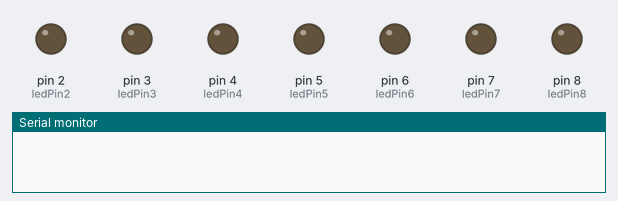
Recording of a sketch running on a simulated Arduino Uno, built with avr-gcc and run on an emulated ATmega328P. Shown: output pins drawn as LEDs (lit = HIGH), the last lines printed to the serial monitor.

Above: at 0.1 s.
At 3.1 s:
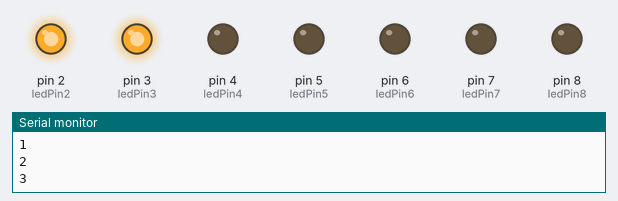
At 7.1 s:
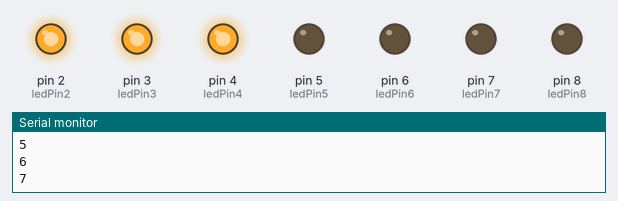
At 15.1 s:
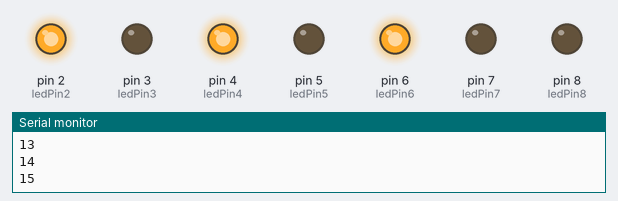
At 23.1 s:
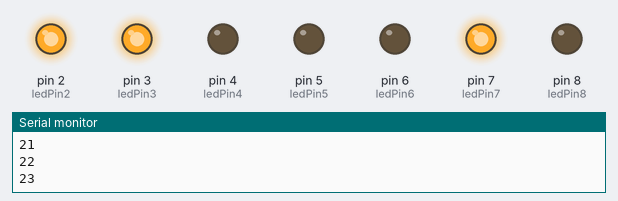
At 31.1 s:
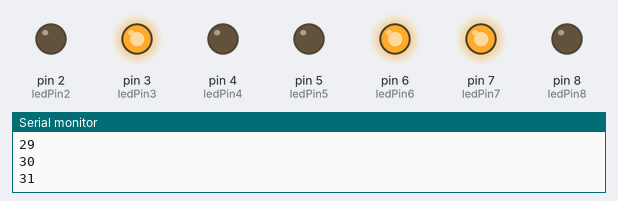
Timing chart, 0 to 40.0 s (numbered marks = the images above):
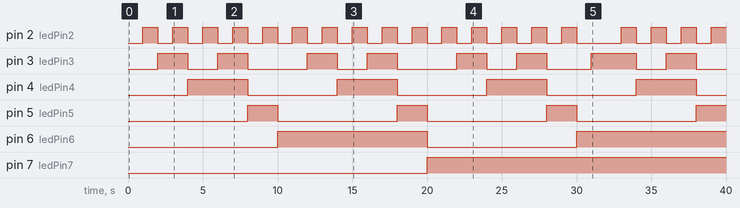

Measured:
- by itself, pin 2 (ledPin2): goes 14 × (HIGH 1.0 s, LOW 1.0 s), HIGH 1.0 s, LOW 3.0 s, 3 × (HIGH 1.0 s, LOW 1.0 s), then HIGH
- by itself, pin 3 (ledPin3): LOW → HIGH at 2.0 s, → LOW 2.0 s later, → HIGH 2.0 s later, → LOW 2.0 s later, … (16 changes in this stretch)
- by itself, pin 4 (ledPin4): alternates HIGH for 4.0 s and LOW for 6.0 s
- by itself, pin 5 (ledPin5): alternates HIGH for 2.0 s and LOW for 8.0 s
- by itself, pin 6 (ledPin6): LOW → HIGH at 10.0 s, → LOW 10.0 s later, → HIGH 10.0 s later
- by itself, pin 7 (ledPin7): LOW → HIGH at 20.0 s

The sketch:

binary-seconds.ino
```cpp
const int ledPin2 = 2;
const int ledPin3 = 3;
const int ledPin4 = 4;
const int ledPin5 = 5;
const int ledPin6 = 6;
const int ledPin7 = 7;
const int ledPin8 = 8;

unsigned long previousMillis = 0;
unsigned long secondsCount = 0;

void setup() {
  Serial.begin(9600);
  pinMode(ledPin2, OUTPUT);
  pinMode(ledPin3, OUTPUT);
  pinMode(ledPin4, OUTPUT);
  pinMode(ledPin5, OUTPUT);
  pinMode(ledPin6, OUTPUT);
  pinMode(ledPin7, OUTPUT);
  pinMode(ledPin8, OUTPUT);
}

void loop() {
  unsigned long currentMillis = millis();

  // Check if one second has passed
  if (currentMillis - previousMillis >= 1000) {
    // Update the previous time
    previousMillis = currentMillis;

    // Increment the seconds count
    secondsCount++;

    // Print the seconds count in the serial monitor
    Serial.println(secondsCount);

    // Check if 60 seconds have passed
    if (secondsCount >= 60) {
      // Reset the seconds count and start from 1
      secondsCount = 0;
    }

    // Turn on the LEDs based on the current second
    turnOnLEDs(secondsCount);
  }
}

// Function to turn on LEDs based on the current second
void turnOnLEDs(unsigned long seconds) {
  // Turn off all LEDs
  digitalWrite(ledPin2, LOW);
  digitalWrite(ledPin3, LOW);
  digitalWrite(ledPin4, LOW);
  digitalWrite(ledPin5, LOW);
  digitalWrite(ledPin6, LOW);
  digitalWrite(ledPin7, LOW);
  digitalWrite(ledPin8, LOW);

  // Turn on the LED corresponding to the current second
  if (seconds == 1) {
    digitalWrite(ledPin2, HIGH);
    digitalWrite(ledPin3, LOW);
    digitalWrite(ledPin4, LOW);
    digitalWrite(ledPin5, LOW);
    digitalWrite(ledPin6, LOW);
    digitalWrite(ledPin7, LOW);
    digitalWrite(ledPin8, LOW);

  } else if (seconds == 2) {
    digitalWrite(ledPin2, LOW);
    digitalWrite(ledPin3, HIGH);
    digitalWrite(ledPin4, LOW);
    digitalWrite(ledPin5, LOW);
    digitalWrite(ledPin6, LOW);
    digitalWrite(ledPin7, LOW);
    digitalWrite(ledPin8, LOW);

  } else if (seconds == 3) {
    digitalWrite(ledPin2, HIGH);
    digitalWrite(ledPin3, HIGH);
    digitalWrite(ledPin4, LOW);
    digitalWrite(ledPin5, LOW);
    digitalWrite(ledPin6, LOW);
    digitalWrite(ledPin7, LOW);
    digitalWrite(ledPin8, LOW);

  } else if (seconds == 4) {
    digitalWrite(ledPin2, LOW);
    digitalWrite(ledPin3, LOW);
    digitalWrite(ledPin4, HIGH);
    digitalWrite(ledPin5, LOW);
    digitalWrite(ledPin6, LOW);
    digitalWrite(ledPin7, LOW);
    digitalWrite(ledPin8, LOW);

  } else if (seconds == 5) {
    digitalWrite(ledPin2, HIGH);
    digitalWrite(ledPin3, LOW);
    digitalWrite(ledPin4, HIGH);
    digitalWrite(ledPin5, LOW);
    digitalWrite(ledPin6, LOW);
    digitalWrite(ledPin7, LOW);
    digitalWrite(ledPin8, LOW);

  } else if (seconds == 6) {
    digitalWrite(ledPin2, LOW);
    digitalWrite(ledPin3, HIGH);
    digitalWrite(ledPin4, HIGH);
    digitalWrite(ledPin5, LOW);
    digitalWrite(ledPin6, LOW);
    digitalWrite(ledPin7, LOW);
    digitalWrite(ledPin8, LOW);

  } else if (seconds == 7) {
    digitalWrite(ledPin2, HIGH);
    digitalWrite(ledPin3, HIGH);
    digitalWrite(ledPin4, HIGH);
    digitalWrite(ledPin5, LOW);
    digitalWrite(ledPin6, LOW);
    digitalWrite(ledPin7, LOW);
    digitalWrite(ledPin8, LOW);

  } else if (seconds == 8) {
    digitalWrite(ledPin2, LOW);
    digitalWrite(ledPin3, LOW);
    digitalWrite(ledPin4, LOW);
    digitalWrite(ledPin5, HIGH);
    digitalWrite(ledPin6, LOW);
    digitalWrite(ledPin7, LOW);
    digitalWrite(ledPin8, LOW);

  } else if (seconds == 9) {
    digitalWrite(ledPin2, HIGH);
    digitalWrite(ledPin3, LOW);
    digitalWrite(ledPin4, LOW);
    digitalWrite(ledPin5, HIGH);
    digitalWrite(ledPin6, LOW);
    digitalWrite(ledPin7, LOW);
    digitalWrite(ledPin8, LOW);

  } else if (seconds == 10) {
    digitalWrite(ledPin2, LOW);
    digitalWrite(ledPin3, LOW);
    digitalWrite(ledPin4, LOW);
    digitalWrite(ledPin5, LOW);
    digitalWrite(ledPin6, HIGH);
    digitalWrite(ledPin7, LOW);
    digitalWrite(ledPin8, LOW);

  } else if (seconds == 11) {
    digitalWrite(ledPin2, HIGH);
    digitalWrite(ledPin3, LOW);
    digitalWrite(ledPin4, LOW);
    digitalWrite(ledPin5, LOW);
    digitalWrite(ledPin6, HIGH);
    digitalWrite(ledPin7, LOW);
    digitalWrite(ledPin8, LOW);

  } else if (seconds == 12) {
    digitalWrite(ledPin2, LOW);
    digitalWrite(ledPin3, HIGH);
    digitalWrite(ledPin4, LOW);
    digitalWrite(ledPin5, LOW);
    digitalWrite(ledPin6, HIGH);
    digitalWrite(ledPin7, LOW);
    digitalWrite(ledPin8, LOW);

  } else if (seconds == 13) {
    digitalWrite(ledPin2, HIGH);
    digitalWrite(ledPin3, HIGH);
    digitalWrite(ledPin4, LOW);
    digitalWrite(ledPin5, LOW);
    digitalWrite(ledPin6, HIGH);
    digitalWrite(ledPin7, LOW);
    digitalWrite(ledPin8, LOW);

  } else if (seconds == 14) {
    digitalWrite(ledPin2, LOW);
    digitalWrite(ledPin3, LOW);
    digitalWrite(ledPin4, HIGH);
    digitalWrite(ledPin5, LOW);
    digitalWrite(ledPin6, HIGH);
    digitalWrite(ledPin7, LOW);
    digitalWrite(ledPin8, LOW);

  } else if (seconds == 15) {
    digitalWrite(ledPin2, HIGH);
    digitalWrite(ledPin3, LOW);
    digitalWrite(ledPin4, HIGH);
    digitalWrite(ledPin5, LOW);
    digitalWrite(ledPin6, HIGH);
    digitalWrite(ledPin7, LOW);
    digitalWrite(ledPin8, LOW);

  } else if (seconds == 16) {
    digitalWrite(ledPin2, LOW);
    digitalWrite(ledPin3, HIGH);
    digitalWrite(ledPin4, HIGH);
    digitalWrite(ledPin5, LOW);
    digitalWrite(ledPin6, HIGH);
    digitalWrite(ledPin7, LOW);
    digitalWrite(ledPin8, LOW);

  } else if (seconds == 17) {
    digitalWrite(ledPin2, HIGH);
    digitalWrite(ledPin3, HIGH);
    digitalWrite(ledPin4, HIGH);
    digitalWrite(ledPin5, LOW);
    digitalWrite(ledPin6, HIGH);
    digitalWrite(ledPin7, LOW);
    digitalWrite(ledPin8, LOW);

  } else if (seconds == 18) {
    digitalWrite(ledPin2, LOW);
    digitalWrite(ledPin3, LOW);
    digitalWrite(ledPin4, LOW);
    digitalWrite(ledPin5, HIGH);
    digitalWrite(ledPin6, HIGH);
    digitalWrite(ledPin7, LOW);
    digitalWrite(ledPin8, LOW);

  } else if (seconds == 19) {
    digitalWrite(ledPin2, HIGH);
    digitalWrite(ledPin3, LOW);
    digitalWrite(ledPin4, LOW);
    digitalWrite(ledPin5, HIGH);
    digitalWrite(ledPin6, HIGH);
    digitalWrite(ledPin7, LOW);
    digitalWrite(ledPin8, LOW);

  } else if (seconds == 20) {
    digitalWrite(ledPin2, LOW);
    digitalWrite(ledPin3, LOW);
    digitalWrite(ledPin4, LOW);
    digitalWrite(ledPin5, LOW);
    digitalWrite(ledPin6, LOW);
    digitalWrite(ledPin7, HIGH);
    digitalWrite(ledPin8, LOW);

  } else if (seconds == 21) {
    digitalWrite(ledPin2, HIGH);
    digitalWrite(ledPin3, LOW);
    digitalWrite(ledPin4, LOW);
    digitalWrite(ledPin5, LOW);
    digitalWrite(ledPin6, LOW);
    digitalWrite(ledPin7, HIGH);
    digitalWrite(ledPin8, LOW);

  } else if (seconds == 22) {
    digitalWrite(ledPin2, LOW);
    digitalWrite(ledPin3, HIGH);
    digitalWrite(ledPin4, LOW);
    digitalWrite(ledPin5, LOW);
    digitalWrite(ledPin6, LOW);
    digitalWrite(ledPin7, HIGH);
    digitalWrite(ledPin8, LOW);

  } else if (seconds == 23) {
    digitalWrite(ledPin2, HIGH);
    digitalWrite(ledPin3, HIGH);
    digitalWrite(ledPin4, LOW);
    digitalWrite(ledPin5, LOW);
    digitalWrite(ledPin6, LOW);
    digitalWrite(ledPin7, HIGH);
    digitalWrite(ledPin8, LOW);

  } else if (seconds == 24) {
    digitalWrite(ledPin2, LOW);
    digitalWrite(ledPin3, LOW);
    digitalWrite(ledPin4, HIGH);
    digitalWrite(ledPin5, LOW);
    digitalWrite(ledPin6, LOW);
    digitalWrite(ledPin7, HIGH);
    digitalWrite(ledPin8, LOW);

  } else if (seconds == 25) {
    digitalWrite(ledPin2, HIGH);
    digitalWrite(ledPin3, LOW);
    digitalWrite(ledPin4, HIGH);
    digitalWrite(ledPin5, LOW);
    digitalWrite(ledPin6, LOW);
    digitalWrite(ledPin7, HIGH);
    digitalWrite(ledPin8, LOW);

  } else if (seconds == 26) {
    digitalWrite(ledPin2, LOW);
    digitalWrite(ledPin3, HIGH);
    digitalWrite(ledPin4, HIGH);
    digitalWrite(ledPin5, LOW);
    digitalWrite(ledPin6, LOW);
    digitalWrite(ledPin7, HIGH);
    digitalWrite(ledPin8, LOW);

  } else if (seconds == 27) {
    digitalWrite(ledPin2, HIGH);
    digitalWrite(ledPin3, HIGH);
    digitalWrite(ledPin4, HIGH);
    digitalWrite(ledPin5, LOW);
    digitalWrite(ledPin6, LOW);
    digitalWrite(ledPin7, HIGH);
    digitalWrite(ledPin8, LOW);

  } else if (seconds == 28) {
    digitalWrite(ledPin2, LOW);
    digitalWrite(ledPin3, LOW);
    digitalWrite(ledPin4, LOW);
    digitalWrite(ledPin5, HIGH);
    digitalWrite(ledPin6, LOW);
    digitalWrite(ledPin7, HIGH);
    digitalWrite(ledPin8, LOW);

  } else if (seconds == 29) {
    digitalWrite(ledPin2, HIGH);
    digitalWrite(ledPin3, LOW);
    digitalWrite(ledPin4, LOW);
    digitalWrite(ledPin5, HIGH);
    digitalWrite(ledPin6, LOW);
    digitalWrite(ledPin7, HIGH);
    digitalWrite(ledPin8, LOW);

  } else if (seconds == 30) {
    digitalWrite(ledPin2, LOW);
    digitalWrite(ledPin3, LOW);
    digitalWrite(ledPin4, LOW);
    digitalWrite(ledPin5, LOW);
    digitalWrite(ledPin6, HIGH);
    digitalWrite(ledPin7, HIGH);
    digitalWrite(ledPin8, LOW);

  } else if (seconds == 31) {
    digitalWrite(ledPin2, LOW);
    digitalWrite(ledPin3, HIGH);
    digitalWrite(ledPin4, LOW);
    digitalWrite(ledPin5, LOW);
    digitalWrite(ledPin6, HIGH);
    digitalWrite(ledPin7, HIGH);
    digitalWrite(ledPin8, LOW);

  } else if (seconds == 32) {
    digitalWrite(ledPin2, LOW);
    digitalWrite(ledPin3, HIGH);
    digitalWrite(ledPin4, LOW);
    digitalWrite(ledPin5, LOW);
    digitalWrite(ledPin6, HIGH);
    digitalWrite(ledPin7, HIGH);
    digitalWrite(ledPin8, LOW);

  } else if (seconds == 33) {
    digitalWrite(ledPin2, HIGH);
    digitalWrite(ledPin3, HIGH);
    digitalWrite(ledPin4, LOW);
    digitalWrite(ledPin5, LOW);
    digitalWrite(ledPin6, HIGH);
    digitalWrite(ledPin7, HIGH);
    digitalWrite(ledPin8, LOW);

  } else if (seconds == 34) {
    digitalWrite(ledPin2, LOW);
    digitalWrite(ledPin3, LOW);
    digitalWrite(ledPin4, HIGH);
    digitalWrite(ledPin5, LOW);
    digitalWrite(ledPin6, HIGH);
    digitalWrite(ledPin7, HIGH);
    digitalWrite(ledPin8, LOW);

  } else if (seconds == 35) {
    digitalWrite(ledPin2, HIGH);
    digitalWrite(ledPin3, LOW);
    digitalWrite(ledPin4, HIGH);
    digitalWrite(ledPin5, LOW);
    digitalWrite(ledPin6, HIGH);
    digitalWrite(ledPin7, HIGH);
    digitalWrite(ledPin8, LOW);

  } else if (seconds == 36) {
    digitalWrite(ledPin2, LOW);
    digitalWrite(ledPin3, HIGH);
    digitalWrite(ledPin4, HIGH);
    digitalWrite(ledPin5, LOW);
    digitalWrite(ledPin6, HIGH);
    digitalWrite(ledPin7, HIGH);
    digitalWrite(ledPin8, LOW);

  } else if (seconds == 37) {
    digitalWrite(ledPin2, HIGH);
    digitalWrite(ledPin3, HIGH);
    digitalWrite(ledPin4, HIGH);
    digitalWrite(ledPin5, LOW);
    digitalWrite(ledPin6, HIGH);
    digitalWrite(ledPin7, HIGH);
    digitalWrite(ledPin8, LOW);

  } else if (seconds == 38) {
    digitalWrite(ledPin2, LOW);
    digitalWrite(ledPin3, LOW);
    digitalWrite(ledPin4, LOW);
    digitalWrite(ledPin5, HIGH);
    digitalWrite(ledPin6, HIGH);
    digitalWrite(ledPin7, HIGH);
    digitalWrite(ledPin8, LOW);

  } else if (seconds == 39) {
    digitalWrite(ledPin2, HIGH);
    digitalWrite(ledPin3, LOW);
    digitalWrite(ledPin4, LOW);
    digitalWrite(ledPin5, HIGH);
    digitalWrite(ledPin6, HIGH);
    digitalWrite(ledPin7, HIGH);
    digitalWrite(ledPin8, LOW);

  } else if (seconds == 40) {
    digitalWrite(ledPin2, LOW);
    digitalWrite(ledPin3, LOW);
    digitalWrite(ledPin4, LOW);
    digitalWrite(ledPin5, LOW);
    digitalWrite(ledPin6, LOW);
    digitalWrite(ledPin7, LOW);
    digitalWrite(ledPin8, HIGH);

  } else if (seconds == 41) {
    digitalWrite(ledPin2, HIGH);
    digitalWrite(ledPin3, LOW);
    digitalWrite(ledPin4, LOW);
    digitalWrite(ledPin5, LOW);
    digitalWrite(ledPin6, LOW);
    digitalWrite(ledPin7, LOW);
    digitalWrite(ledPin8, HIGH);

  } else if (seconds == 42) {
    digitalWrite(ledPin2, LOW);
    digitalWrite(ledPin3, HIGH);
    digitalWrite(ledPin4, LOW);
    digitalWrite(ledPin5, LOW);
    digitalWrite(ledPin6, LOW);
    digitalWrite(ledPin7, LOW);
    digitalWrite(ledPin8, HIGH);

  } else if (seconds == 43) {
    digitalWrite(ledPin2, HIGH);
    digitalWrite(ledPin3, HIGH);
    digitalWrite(ledPin4, LOW);
    digitalWrite(ledPin5, LOW);
    digitalWrite(ledPin6, LOW);
    digitalWrite(ledPin7, LOW);
    digitalWrite(ledPin8, HIGH);

  } else if (seconds == 44) {
    digitalWrite(ledPin2, LOW);
    digitalWrite(ledPin3, LOW);
    digitalWrite(ledPin4, HIGH);
    digitalWrite(ledPin5, LOW);
    digitalWrite(ledPin6, LOW);
    digitalWrite(ledPin7, LOW);
    digitalWrite(ledPin8, HIGH);

  } else if (seconds == 45) {
    digitalWrite(ledPin2, HIGH);
    digitalWrite(ledPin3, LOW);
    digitalWrite(ledPin4, HIGH);
    digitalWrite(ledPin5, LOW);
    digitalWrite(ledPin6, LOW);
    digitalWrite(ledPin7, LOW);
    digitalWrite(ledPin8, HIGH);

  } else if (seconds == 46) {
    digitalWrite(ledPin2, LOW);
    digitalWrite(ledPin3, HIGH);
    digitalWrite(ledPin4, HIGH);
    digitalWrite(ledPin5, LOW);
    digitalWrite(ledPin6, LOW);
    digitalWrite(ledPin7, LOW);
    digitalWrite(ledPin8, HIGH);

  } else if (seconds == 47) {
    digitalWrite(ledPin2, HIGH);
    digitalWrite(ledPin3, HIGH);
    digitalWrite(ledPin4, HIGH);
    digitalWrite(ledPin5, LOW);
    digitalWrite(ledPin6, LOW);
    digitalWrite(ledPin7, LOW);
    digitalWrite(ledPin8, HIGH);

  } else if (seconds == 48) {
    digitalWrite(ledPin2, LOW);
    digitalWrite(ledPin3, LOW);
    digitalWrite(ledPin4, LOW);
    digitalWrite(ledPin5, HIGH);
    digitalWrite(ledPin6, LOW);
    digitalWrite(ledPin7, LOW);
    digitalWrite(ledPin8, HIGH);

  } else if (seconds == 49) {
    digitalWrite(ledPin2, HIGH);
    digitalWrite(ledPin3, LOW);
    digitalWrite(ledPin4, LOW);
    digitalWrite(ledPin5, HIGH);
    digitalWrite(ledPin6, LOW);
    digitalWrite(ledPin7, LOW);
    digitalWrite(ledPin8, HIGH);

  } else if (seconds == 50) {
    digitalWrite(ledPin2, LOW);
    digitalWrite(ledPin3, LOW);
    digitalWrite(ledPin4, LOW);
    digitalWrite(ledPin5, LOW);
    digitalWrite(ledPin6, HIGH);
    digitalWrite(ledPin7, LOW);
    digitalWrite(ledPin8, HIGH);

  } else if (seconds == 51) {
    digitalWrite(ledPin2, HIGH);
    digitalWrite(ledPin3, LOW);
    digitalWrite(ledPin4, LOW);
    digitalWrite(ledPin5, LOW);
    digitalWrite(ledPin6, HIGH);
    digitalWrite(ledPin7, LOW);
    digitalWrite(ledPin8, HIGH);

  } else if (seconds == 52) {
    digitalWrite(ledPin2, LOW);
    digitalWrite(ledPin3, HIGH);
    digitalWrite(ledPin4, LOW);
    digitalWrite(ledPin5, LOW);
    digitalWrite(ledPin6, HIGH);
    digitalWrite(ledPin7, LOW);
    digitalWrite(ledPin8, HIGH);

  } else if (seconds == 53) {
    digitalWrite(ledPin2, HIGH);
    digitalWrite(ledPin3, HIGH);
    digitalWrite(ledPin4, LOW);
    digitalWrite(ledPin5, LOW);
    digitalWrite(ledPin6, HIGH);
    digitalWrite(ledPin7, LOW);
    digitalWrite(ledPin8, HIGH);

  } else if (seconds == 54) {
    digitalWrite(ledPin2, LOW);
    digitalWrite(ledPin3, LOW);
    digitalWrite(ledPin4, HIGH);
    digitalWrite(ledPin5, LOW);
    digitalWrite(ledPin6, HIGH);
    digitalWrite(ledPin7, LOW);
    digitalWrite(ledPin8, HIGH);

  } else if (seconds == 55) {
    digitalWrite(ledPin2, HIGH);
    digitalWrite(ledPin3, LOW);
    digitalWrite(ledPin4, HIGH);
    digitalWrite(ledPin5, LOW);
    digitalWrite(ledPin6, HIGH);
    digitalWrite(ledPin7, LOW);
    digitalWrite(ledPin8, HIGH);

  } else if (seconds == 56) {
    digitalWrite(ledPin2, LOW);
    digitalWrite(ledPin3, HIGH);
    digitalWrite(ledPin4, HIGH);
    digitalWrite(ledPin5, LOW);
    digitalWrite(ledPin6, HIGH);
    digitalWrite(ledPin7, LOW);
    digitalWrite(ledPin8, HIGH);

  } else if (seconds == 57) {
    digitalWrite(ledPin2, HIGH);
    digitalWrite(ledPin3, HIGH);
    digitalWrite(ledPin4, HIGH);
    digitalWrite(ledPin5, LOW);
    digitalWrite(ledPin6, HIGH);
    digitalWrite(ledPin7, LOW);
    digitalWrite(ledPin8, HIGH);

  } else if (seconds == 58) {
    digitalWrite(ledPin2, LOW);
    digitalWrite(ledPin3, LOW);
    digitalWrite(ledPin4, LOW);
    digitalWrite(ledPin5, HIGH);
    digitalWrite(ledPin6, HIGH);
    digitalWrite(ledPin7, LOW);
    digitalWrite(ledPin8, HIGH);

  } else if (seconds == 59) {
    digitalWrite(ledPin2, HIGH);
    digitalWrite(ledPin3, LOW);
    digitalWrite(ledPin4, LOW);
    digitalWrite(ledPin5, HIGH);
    digitalWrite(ledPin6, HIGH);
    digitalWrite(ledPin7, LOW);
    digitalWrite(ledPin8, HIGH);
  }
  else if (seconds == 60) {
    digitalWrite(ledPin2, LOW);
    digitalWrite(ledPin3, LOW);
    digitalWrite(ledPin4, LOW);
    digitalWrite(ledPin5, LOW);
    digitalWrite(ledPin6, LOW);
    digitalWrite(ledPin7, LOW);
    digitalWrite(ledPin8, LOW);
  }
}
```
